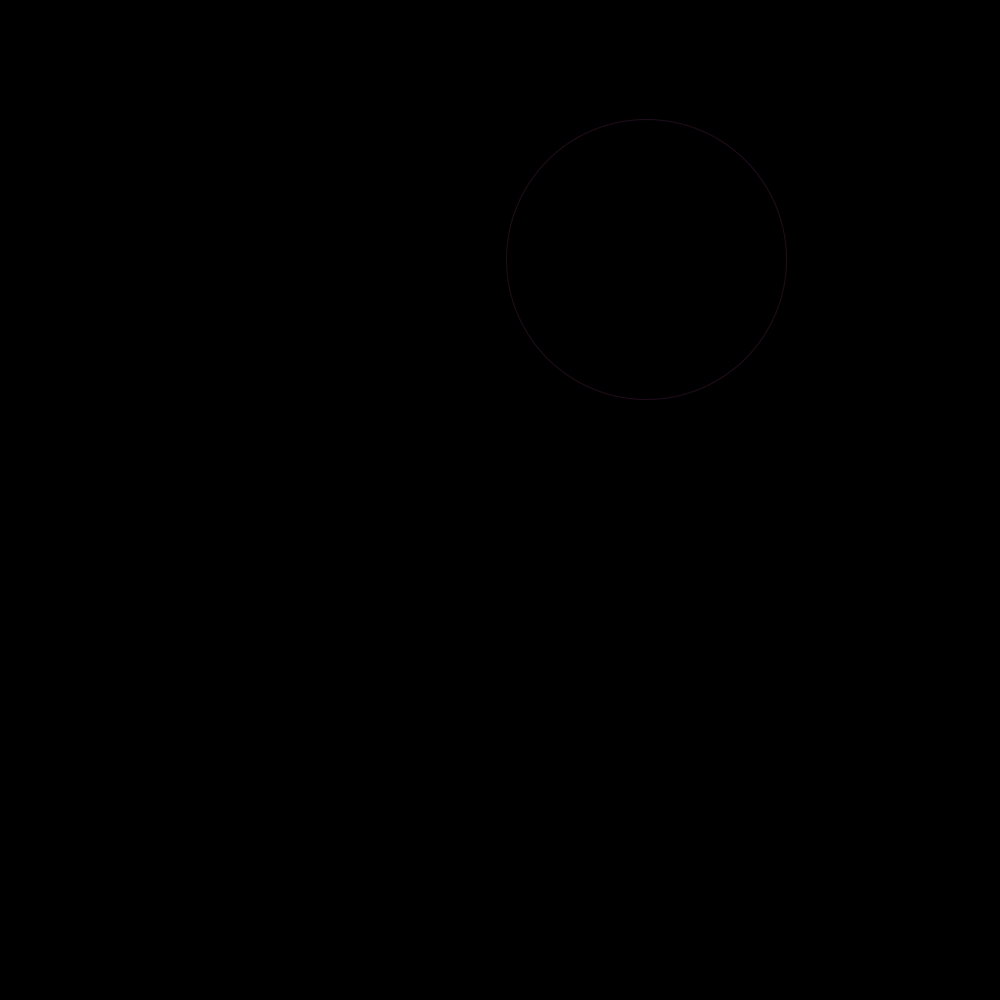
Frame 1 (no input)
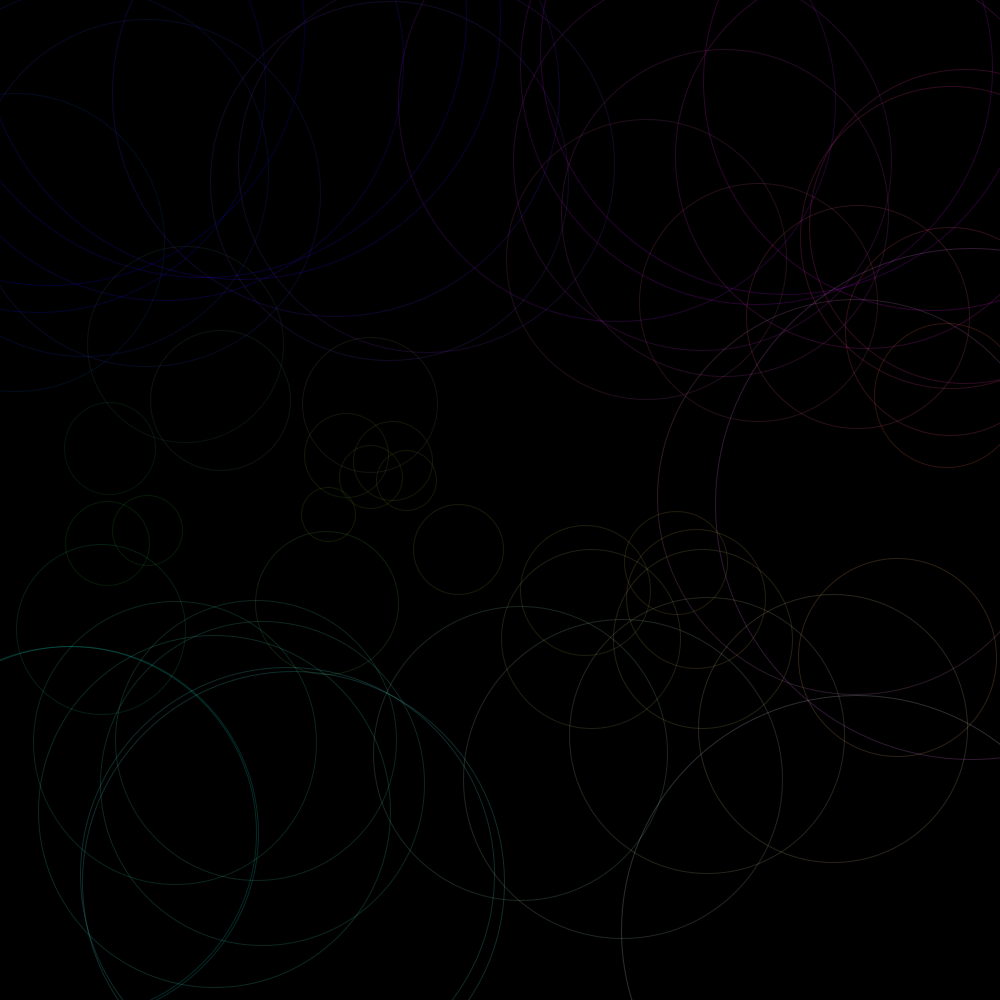
Frame 60 (the mouse pressed at the canvas centre just before this capture)
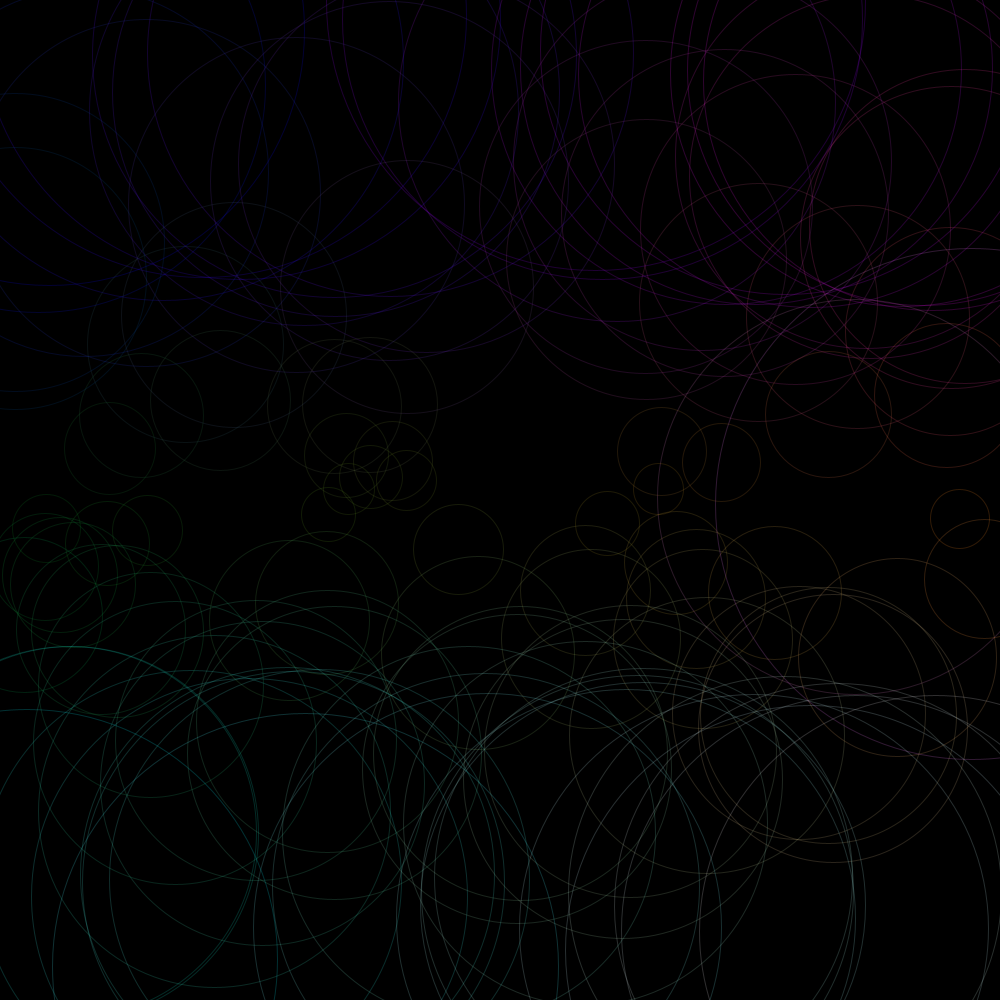
Frame 120 (the mouse held since frame 60 and released just before this capture)

The Processing sketch that drew these frames (run headless with seeded random() and noise(); from frame 60 on, the mouse is pressed at the canvas centre):

// Processing sketch: color_circles
// ── color_circles.pde

void setup() {
  size(1000, 1000);
  // background(color(#393A67));
  background(0);
  //background(255);
  //frameRate(20);
}

void draw() {

  float x = random(width);
  float y = random(height);

  float diam = abs(height/2 - y) + 40;

  if (diam < 50) {
    diam = abs(width/2 - x) + 40;
  }

  float r = map(x, 0, width, 0, 255);
  float g = map(y, 0, height, 0, 255);
  float b = map(diam, 0, height/2, 0, 255);

  noFill();
  stroke(r, g, b, 50);
  ellipse(x, y, diam, diam);
}
